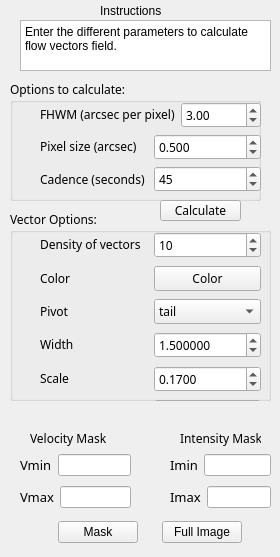
    <widget class="QWidget" name="tab_3">
     <attribute name="title">
      <string>Flows Tools</string>
     </attribute>
     <widget class="QLabel" name="Intruc_flowlabel_2">
      <property name="geometry">
       <rect>
        <x>100</x>
        <y>0</y>
        <width>81</width>
        <height>21</height>
       </rect>
      </property>
      <property name="text">
       <string>Instructions</string>
      </property>
     </widget>
     <widget class="QPlainTextEdit" name="Instru1plainTextEdit">
      <property name="geometry">
       <rect>
        <x>20</x>
        <y>20</y>
        <width>251</width>
        <height>51</height>
       </rect>
      </property>
      <property name="readOnly">
       <bool>true</bool>
      </property>
      <property name="plainText">
       <string>Enter the different parameters to calculate flow vectors field.</string>
      </property>
     </widget>
     <widget class="QGroupBox" name="Options_CalcgroupBox">
      <property name="geometry">
       <rect>
        <x>10</x>
        <y>80</y>
        <width>251</width>
        <height>121</height>
       </rect>
      </property>
      <property name="font">
       <font>
        <family>Abyssinica SIL</family>
        <underline>false</underline>
       </font>
      </property>
      <property name="title">
       <string>Options to calculate:</string>
      </property>
      <widget class="QWidget" name="layoutWidget">
       <property name="geometry">
        <rect>
         <x>30</x>
         <y>22</y>
         <width>221</width>
         <height>92</height>
        </rect>
       </property>
       <layout class="QVBoxLayout" name="verticalLayout">
        <item>
         <layout class="QHBoxLayout" name="horizontalLayout">
          <item>
           <widget class="QLabel" name="FWHM1_2">
            <property name="sizePolicy">
             <sizepolicy hsizetype="Preferred" vsizetype="Fixed">
              <horstretch>0</horstretch>
              <verstretch>0</verstretch>
             </sizepolicy>
            </property>
            <property name="text">
             <string>FHWM (arcsec per pixel)</string>
            </property>
           </widget>
          </item>
          <item>
           <widget class="QDoubleSpinBox" name="FWHMSelector">
            <property name="value">
             <double>3.000000000000000</double>
            </property>
           </widget>
          </item>
         </layout>
        </item>
        <item>
         <layout class="QHBoxLayout" name="Pixelsize">
          <item>
           <widget class="QLabel" name="Pixelsize_2">
            <property name="sizePolicy">
             <sizepolicy hsizetype="Preferred" vsizetype="Fixed">
              <horstretch>0</horstretch>
              <verstretch>0</verstretch>
             </sizepolicy>
            </property>
            <property name="text">
             <string>Pixel size (arcsec)</string>
            </property>
           </widget>
          </item>
          <item>
           <widget class="QDoubleSpinBox" name="PixelsizeSelector">
            <property name="sizePolicy">
             <sizepolicy hsizetype="Preferred" vsizetype="Fixed">
              <horstretch>0</horstretch>
              <verstretch>0</verstretch>
             </sizepolicy>
            </property>
            <property name="decimals">
             <number>3</number>
            </property>
            <property name="value">
             <double>0.500000000000000</double>
            </property>
           </widget>
          </item>
         </layout>
        </item>
        <item>
         <layout class="QHBoxLayout" name="horizontalLayout_2">
          <item>
           <widget class="QLabel" name="label">
            <property name="text">
             <string>Cadence (seconds)</string>
            </property>
           </widget>
          </item>
          <item>
           <widget class="QSpinBox" name="CadenceSelector">
            <property name="maximum">
             <number>100000</number>
            </property>
            <property name="value">
             <number>45</number>
            </property>
           </widget>
          </item>
         </layout>
        </item>
       </layout>
      </widget>
     </widget>
     <widget class="QGroupBox" name="vectorOptiongroupBox">
      <property name="geometry">
       <rect>
        <x>10</x>
        <y>210</y>
        <width>261</width>
        <height>191</height>
       </rect>
      </property>
      <property name="font">
       <font>
        <family>Abyssinica SIL</family>
        <underline>false</underline>
       </font>
      </property>
      <property name="focusPolicy">
       <enum>Qt::StrongFocus</enum>
      </property>
      <property name="title">
       <string>Vector Options:</string>
      </property>
      <widget class="QWidget" name="layoutWidget">
       <property name="geometry">
        <rect>
         <x>30</x>
         <y>20</y>
         <width>221</width>
         <height>202</height>
        </rect>
       </property>
       <layout class="QVBoxLayout" name="verticalLayout_2">
        <item>
         <layout class="QHBoxLayout" name="Pixel">
          <item>
           <widget class="QLabel" name="Pixel_2">
            <property name="sizePolicy">
             <sizepolicy hsizetype="Preferred" vsizetype="Fixed">
              <horstretch>0</horstretch>
              <verstretch>0</verstretch>
             </sizepolicy>
            </property>
            <property name="text">
             <string>Density of vectors</string>
            </property>
           </widget>
          </item>
          <item>
           <widget class="QSpinBox" name="PixelSelector">
            <property name="sizePolicy">
             <sizepolicy hsizetype="Preferred" vsizetype="Fixed">
              <horstretch>0</horstretch>
              <verstretch>0</verstretch>
             </sizepolicy>
            </property>
            <property name="value">
             <number>10</number>
            </property>
           </widget>
          </item>
         </layout>
        </item>
        <item>
         <layout class="QHBoxLayout" name="Color">
          <item>
           <widget class="QLabel" name="Color_2">
            <property name="sizePolicy">
             <sizepolicy hsizetype="Preferred" vsizetype="Fixed">
              <horstretch>0</horstretch>
              <verstretch>0</verstretch>
             </sizepolicy>
            </property>
            <property name="text">
             <string>Color</string>
            </property>
           </widget>
          </item>
          <item>
           <widget class="QPushButton" name="ColorSelector">
            <property name="sizePolicy">
             <sizepolicy hsizetype="Preferred" vsizetype="Fixed">
              <horstretch>0</horstretch>
              <verstretch>0</verstretch>
             </sizepolicy>
            </property>
            <property name="text">
             <string>Color</string>
            </property>
           </widget>
          </item>
         </layout>
        </item>
        <item>
         <layout class="QHBoxLayout" name="Pivot">
          <item>
           <widget class="QLabel" name="Pivot_2">
            <property name="sizePolicy">
             <sizepolicy hsizetype="Preferred" vsizetype="Fixed">
              <horstretch>0</horstretch>
              <verstretch>0</verstretch>
             </sizepolicy>
            </property>
            <property name="text">
             <string>Pivot</string>
            </property>
           </widget>
          </item>
          <item>
           <widget class="QComboBox" name="PivotSelector">
            <property name="sizePolicy">
             <sizepolicy hsizetype="Preferred" vsizetype="Fixed">
              <horstretch>0</horstretch>
              <verstretch>0</verstretch>
             </sizepolicy>
            </property>
            <item>
             <property name="text">
              <string>tail</string>
             </property>
            </item>
            <item>
             <property name="text">
              <string>middle</string>
             </property>
            </item>
            <item>
             <property name="text">
              <string>tip</string>
             </property>
            </item>
           </widget>
          </item>
         </layout>
        </item>
        <item>
         <layout class="QHBoxLayout" name="Width">
          <item>
           <widget class="QLabel" name="Width_2">
            <property name="sizePolicy">
             <sizepolicy hsizetype="Preferred" vsizetype="Fixed">
              <horstretch>0</horstretch>
              <verstretch>0</verstretch>
             </sizepolicy>
            </property>
            <property name="text">
             <string>Width</string>
            </property>
           </widget>
          </item>
          <item>
           <widget class="QDoubleSpinBox" name="WidthSelector">
            <property name="sizePolicy">
             <sizepolicy hsizetype="Preferred" vsizetype="Fixed">
              <horstretch>0</horstretch>
              <verstretch>0</verstretch>
             </sizepolicy>
            </property>
            <property name="decimals">
             <number>6</number>
            </property>
            <property name="minimum">
             <double>0.000010000000000</double>
            </property>
            <property name="singleStep">
             <double>0.010000000000000</double>
            </property>
            <property name="value">
             <double>1.500000000000000</double>
            </property>
           </widget>
          </item>
         </layout>
        </item>
        <item>
         <layout class="QHBoxLayout" name="Scale">
          <item>
           <widget class="QLabel" name="Scale_2">
            <property name="sizePolicy">
             <sizepolicy hsizetype="Preferred" vsizetype="Fixed">
              <horstretch>0</horstretch>
              <verstretch>0</verstretch>
             </sizepolicy>
            </property>
            <property name="text">
             <string>Scale</string>
            </property>
           </widget>
          </item>
          <item>
           <widget class="QDoubleSpinBox" name="ScaleSelector">
            <property name="sizePolicy">
             <sizepolicy hsizetype="Preferred" vsizetype="Fixed">
              <horstretch>0</horstretch>
              <verstretch>0</verstretch>
             </sizepolicy>
            </property>
            <property name="decimals">
             <number>4</number>
            </property>
            <property name="value">
             <double>0.170000000000000</double>
            </property>
           </widget>
          </item>
         </layout>
        </item>
        <item>
         <layout class="QHBoxLayout" name="Units">
          <item>
           <widget class="QLabel" name="Units_2">
            <property name="sizePolicy">
             <sizepolicy hsizetype="Preferred" vsizetype="Fixed">
              <horstretch>0</horstretch>
              <verstretch>0</verstretch>
             </sizepolicy>
            </property>
            <property name="text">
             <string>Units</string>
            </property>
           </widget>
          </item>
          <item>
           <widget class="QComboBox" name="UnitsSelector">
            <property name="sizePolicy">
             <sizepolicy hsizetype="Preferred" vsizetype="Fixed">
              <horstretch>0</horstretch>
              <verstretch>0</verstretch>
             </sizepolicy>
            </property>
            <item>
             <property name="text">
              <string>dots</string>
             </property>
            </item>
            <item>
             <property name="text">
              <string>inches</string>
             </property>
            </item>
           </widget>
          </item>
         </layout>
        </item>
       </layout>
      </widget>
     </widget>
     <widget class="QWidget" name="layoutWidget">
      <property name="geometry">
       <rect>
        <x>40</x>
        <y>517</y>
        <width>221</width>
        <height>31</height>
       </rect>
      </property>
      <layout class="QHBoxLayout" name="PlotClear">
       <item>
        <widget class="QPushButton" name="maskPushButton">
         <property name="sizePolicy">
          <sizepolicy hsizetype="Fixed" vsizetype="Fixed">
           <horstretch>0</horstretch>
           <verstretch>0</verstretch>
          </sizepolicy>
         </property>
         <property name="text">
          <string>Mask</string>
         </property>
        </widget>
       </item>
       <item>
        <widget class="QPushButton" name="fullImageButton">
         <property name="sizePolicy">
          <sizepolicy hsizetype="Fixed" vsizetype="Fixed">
           <horstretch>0</horstretch>
           <verstretch>0</verstretch>
          </sizepolicy>
         </property>
         <property name="text">
          <string>Full Image</string>
         </property>
        </widget>
       </item>
      </layout>
     </widget>
     <widget class="QPushButton" name="pushButton">
      <property name="geometry">
       <rect>
        <x>160</x>
        <y>200</y>
        <width>81</width>
        <height>21</height>
       </rect>
      </property>
      <property name="font">
       <font>
        <family>Abyssinica SIL</family>
       </font>
      </property>
      <property name="text">
       <string>Calculate</string>
      </property>
     </widget>
     <widget class="QLabel" name="vmasklabel">
      <property name="geometry">
       <rect>
        <x>30</x>
        <y>430</y>
        <width>81</width>
        <height>16</height>
       </rect>
      </property>
      <property name="font">
       <font>
        <family>Abyssinica SIL</family>
       </font>
      </property>
      <property name="text">
       <string>Velocity Mask</string>
      </property>
     </widget>
     <widget class="QLabel" name="masklabel">
      <property name="geometry">
       <rect>
        <x>180</x>
        <y>430</y>
        <width>81</width>
        <height>16</height>
       </rect>
      </property>
      <property name="font">
       <font>
        <family>Abyssinica SIL</family>
       </font>
      </property>
      <property name="text">
       <string>Intensity Mask</string>
      </property>
     </widget>
     <widget class="QWidget" name="layoutWidget">
      <property name="geometry">
       <rect>
        <x>20</x>
        <y>450</y>
        <width>111</width>
        <height>62</height>
       </rect>
      </property>
      <layout class="QVBoxLayout" name="verticalLayout_12">
       <item>
        <layout class="QHBoxLayout" name="horizontalLayout_23">
         <item>
          <widget class="QLabel" name="vminlabel_5">
           <property name="font">
            <font>
             <family>Abyssinica SIL</family>
             <pointsize>10</pointsize>
            </font>
           </property>
           <property name="text">
            <string>Vmin</string>
           </property>
          </widget>
         </item>
         <item>
          <widget class="QLineEdit" name="vminlineEdit"/>
         </item>
        </layout>
       </item>
       <item>
        <layout class="QHBoxLayout" name="horizontalLayout_25">
         <item>
          <widget class="QLabel" name="vmaxlabel_6">
           <property name="font">
            <font>
             <family>Abyssinica SIL</family>
             <pointsize>10</pointsize>
            </font>
           </property>
           <property name="text">
            <string>Vmax</string>
           </property>
          </widget>
         </item>
         <item>
          <widget class="QLineEdit" name="vmaxlineEdit"/>
         </item>
        </layout>
       </item>
      </layout>
     </widget>
     <widget class="QWidget" name="layoutWidget">
      <property name="geometry">
       <rect>
        <x>170</x>
        <y>450</y>
        <width>101</width>
        <height>62</height>
       </rect>
      </property>
      <layout class="QVBoxLayout" name="verticalLayout_13">
       <item>
        <layout class="QHBoxLayout" name="horizontalLayout_24">
         <item>
          <widget class="QLabel" name="iminlabel_7">
           <property name="font">
            <font>
             <family>Abyssinica SIL</family>
             <pointsize>10</pointsize>
            </font>
           </property>
           <property name="text">
            <string>Imin</string>
           </property>
          </widget>
         </item>
         <item>
          <widget class="QLineEdit" name="iminlineEdit"/>
         </item>
        </layout>
       </item>
       <item>
        <layout class="QHBoxLayout" name="horizontalLayout_26">
         <item>
          <widget class="QLabel" name="imaxlabel_8">
           <property name="font">
            <font>
             <family>Abyssinica SIL</family>
             <pointsize>10</pointsize>
            </font>
           </property>
           <property name="text">
            <string>Imax</string>
           </property>
          </widget>
         </item>
         <item>
          <widget class="QLineEdit" name="imaxlineEdit"/>
         </item>
        </layout>
       </item>
      </layout>
     </widget>
    </widget>
